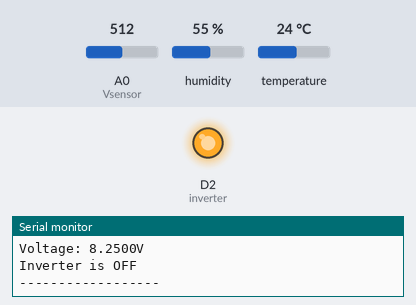
A sketch run on a simulated ESP8266 (NodeMCU). Parts: output pins drawn as LEDs (lit = HIGH), the last lines printed to the serial monitor. Inputs (shaded band) come from the test bench; at power-on: A0 (Vsensor) = 512, humidity 55 %, temperature 24 °C. WiFi joins after 1.5 s; servers stay silent unless stated.

Above: at 3.4 s.
3.5 s: A0 (Vsensor) set to 735
5.3 s: A0 (Vsensor) set to 759
At 7.5 s:
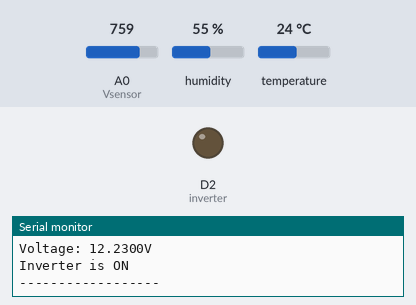
Timing chart, 0 to 9.0 s (numbered marks = the images above; inputs shaded):
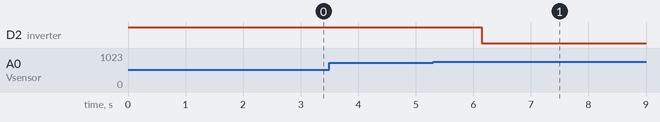

The sketch:

SolarMonitor_basic.ino
```cpp
#include <DHT_U.h>
#include <SimpleTimer.h>
#include <BlynkSimpleEsp8266.h>

#define DHTPIN 2
#define DHTTYPE    DHT11     // DHT 21 (AM2301)

DHT_Unified dht(DHTPIN, DHTTYPE);

// inverter on voltage and cutoff voltage
float on_voltage = 12.0;
float off_voltage = 11.5;

// refresh interval
uint32_t delayMS = 1000;

int pinValue1; // inverter virtual pin

int Vsensor = A0; // voltage sensor
int inverter = D2; // relay

// voltage sensor
float correctionfactor = 0; // adjust this for calibration
float vout = 0.0;
float vin = 0.0;

// two resistors 30k and 7.5k ohms
float R1 = 30000;  //
float R2 = 7500; //
int value = 0;

char data[80];

SimpleTimer timer;

// Blynk token you received via email
char auth[] = "YOUR_BLYNK_AUTH_TOKEN";

// Your WiFi credentials
char ssid[] = "YOUR_WIFI_SSID";
char pass[] = "YOUR_WIFI_PASSWORD";


void setup() {
  Serial.begin(9600);
  pinMode(Vsensor, INPUT);
  pinMode(inverter, OUTPUT);
  digitalWrite(inverter, HIGH);

  dht.begin();

  Serial.println(F("Solar Power Monitor"));

  Blynk.begin(auth, ssid, pass);
  Blynk.virtualWrite(V5, 0);


  sensor_t sensor;
  dht.temperature().getSensor(&sensor);
  Serial.println(F("------------------------------------"));
  Serial.println(F("Temperature Sensor"));
  Serial.print  (F("Sensor Type: ")); Serial.println(sensor.name);
  Serial.print  (F("Driver Ver:  ")); Serial.println(sensor.version);
  Serial.print  (F("Unique ID:   ")); Serial.println(sensor.sensor_id);
  Serial.print  (F("Max Value:   ")); Serial.print(sensor.max_value); Serial.println(F("°C"));
  Serial.print  (F("Min Value:   ")); Serial.print(sensor.min_value); Serial.println(F("°C"));
  Serial.print  (F("Resolution:  ")); Serial.print(sensor.resolution); Serial.println(F("°C"));
  Serial.println(F("------------------------------------"));
  // Print humidity sensor details.
  dht.humidity().getSensor(&sensor);
  Serial.println(F("Humidity Sensor"));
  Serial.print  (F("Sensor Type: ")); Serial.println(sensor.name);
  Serial.print  (F("Driver Ver:  ")); Serial.println(sensor.version);
  Serial.print  (F("Unique ID:   ")); Serial.println(sensor.sensor_id);
  Serial.print  (F("Max Value:   ")); Serial.print(sensor.max_value); Serial.println(F("%"));
  Serial.print  (F("Min Value:   ")); Serial.print(sensor.min_value); Serial.println(F("%"));
  Serial.print  (F("Resolution:  ")); Serial.print(sensor.resolution); Serial.println(F("%"));
  Serial.println(F("------------------------------------"));

  // Set delay between sensor readings
  timer.setInterval(delayMS, timerEvent);

  timerEvent();
}

void loop() {
  Blynk.run();
  timer.run();
}

void timerEvent()
{

  // Get temperature event and print its value.
  sensors_event_t event;

  // Virtual pin 1 (V1) has temperature value
  dht.temperature().getEvent(&event);
  if (isnan(event.temperature)) {
    Serial.println(F("Error reading temperature!"));
    Blynk.virtualWrite(V1, "ERR");
  }
  else {
    Serial.print(F("Temperature: "));
    Serial.print(event.temperature);
    Serial.println(F("°C"));

    sprintf(data, "%.f", event.temperature);
    Blynk.virtualWrite(V1, data); // send data to blynk
  }

  // Get humidity event and print its value.
  // Virtual pin 2 (V2) has humidity value
  dht.humidity().getEvent(&event);
  if (isnan(event.relative_humidity)) {
    Serial.println(F("Error reading humidity!"));
    Blynk.virtualWrite(V2, "ERR");
  }
  else {
    Serial.print(F("Humidity: "));
    Serial.print(event.relative_humidity);
    Serial.println(F("%"));

    sprintf(data, "%.f", event.relative_humidity);
    Blynk.virtualWrite(V2, data); // send data to blynk
  }

  float vtot = 0.0;
  int loops = 10; // number of samples

  // loop multiple times and get average reading
  for (int i=0; i < loops; i++) {
    vtot = vtot + analogRead(Vsensor);
  }
  value = vtot/loops;

  // voltage calculation
  vout = (value * 3.3) / 1024.0; // 3.3V
  vin = vout / (R2/(R1+R2));

  vin = vin - correctionfactor;

  Serial.print("Voltage: ");
  Serial.print(vin, 4);
  Serial.println("V");

  // Virtual pin 0 (V0) has voltage value
  sprintf(data, "%.1f", vin);
  Blynk.virtualWrite(V0, data); // send voltage value to blynk


  if (vin < off_voltage && digitalRead(inverter) == LOW) {
    digitalWrite(inverter, HIGH);
    Serial.println("TURNING RELAY OFF");
  }

  if (vin > on_voltage && digitalRead(inverter) == HIGH) {
    digitalWrite(inverter, LOW);
    Serial.println("TURNING RELAY ON");
  }


  if (digitalRead(inverter) == LOW) {
    Blynk.virtualWrite(V5, 255);
    Serial.println("Inverter is ON");
  } else {
    Blynk.virtualWrite(V5, 0);
    Serial.println("Inverter is OFF");
  }

  Serial.println("------------------");
  Serial.println("");
}
```

Measured:
- the behaviour switches between 744 and 745 on A0 (Vsensor) (found by bisection; images 0 and 1)
- after the input at 5.3 s, D2 (inverter): HIGH → LOW after 0.85 s
